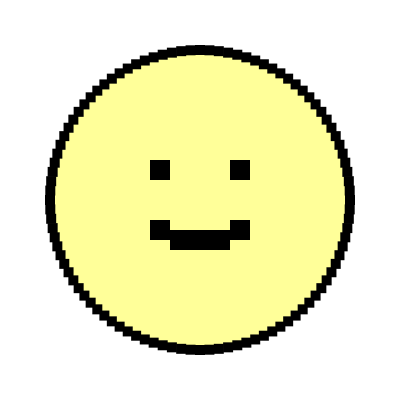
Frame 1 (no input)
Frame 60 (no input): identical to frame 1, image omitted
Frame 120 (the mouse pressed at the canvas centre since frame 60): identical to frame 1, image omitted

The p5.js sketch that drew this single still picture (run headless with seeded random() and noise() and a simulated clock; from frame 60 on, the mouse is pressed at the canvas centre):

// p5.js sketch
// ── sketch.js
function setup() {
  createCanvas(400, 400);
  rectMode(CENTER); // 將方塊的繪製模式設定為中心點，方便定位
}

function draw() {
  background(255); // 將背景設定為白色

  // 臉
  noStroke();
  fill(255, 255, 153); // 淡黃色
  ellipse(200, 200, 300, 300); // 直接使用座標 (200, 200) 將圓心置中

  // 臉的邊框 (像素風格)
  fill(0); // 黑色
  for (let i = 0; i < 100; i++) {
    let angle = map(i, 0, 100, 0, TWO_PI);
    let x = 200 + cos(angle) * 150;
    let y = 200 + sin(angle) * 150;
    rect(x, y, 10, 10);
  }

  // 眼睛 (像素點，尺寸變小)
  rect(160, 170, 20, 20); // 左眼
  rect(240, 170, 20, 20); // 右眼

  // 嘴巴 (像素點)
  rect(160, 230, 20, 20); // 左嘴角
  rect(180, 240, 20, 20);
  rect(200, 240, 20, 20);
  rect(220, 240, 20, 20);
  rect(240, 230, 20, 20); // 右嘴角
}
